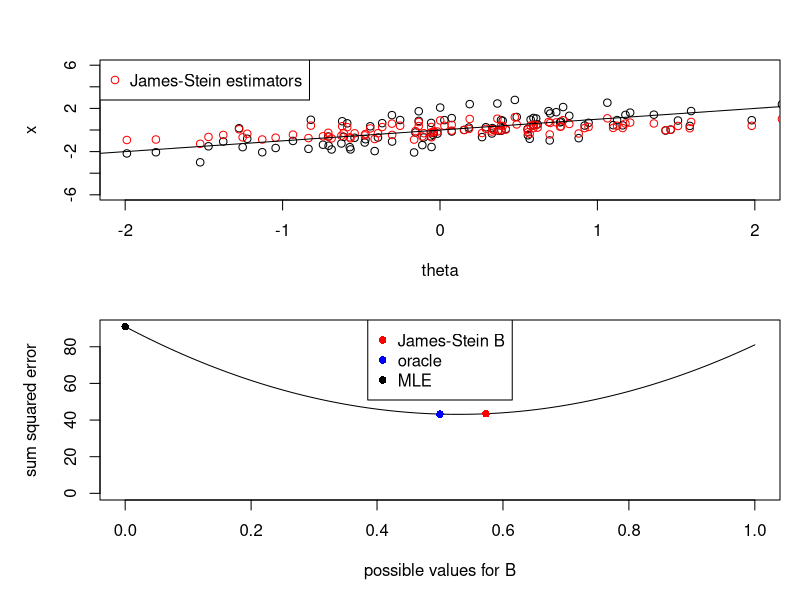

The R source for this figure:
## ---- chunk 1
k <- 100
sigma.theta <- 1
plotJS <- function(k, sigma.theta) {
  theta <- rnorm(k, 0, sigma.theta)
  # oracle estimator: what if we knew sigma_theta^2,
  # which Efron and Morris denote as 'A'
  B.oracle <- 1/(1 + sigma.theta^2) 
  x <- rnorm(k, theta, 1)
  B <- (k - 2)/sum(x^2)
  eb <- (1 - B) * x
  oracle <- (1 - B.oracle) * x
  par(mfrow=c(2,1), mar=c(5,5,3,1))
  plot(theta, x, xlim=c(-2*sigma.theta,2*sigma.theta), ylim=c(-6,6))
  points(theta, eb, col="red")
  abline(0,1)
  legend("topleft","James-Stein estimators",col="red",pch=1)
  s <- seq(from=0,to=1,length=100)
  par(mar=c(5,5,1,1))
  sse.f <- function(b) sum((theta - (1 - b)*x)^2)
  sse <- sapply(s, sse.f)
  plot(s, sse, ylim=c(0, max(sse)), type="l",
       xlab="possible values for B", ylab="sum squared error")
  points(B, sum((theta - eb)^2), col="red", pch=16)
  points(B.oracle, sum((theta - oracle)^2), col="blue", pch=16)
  points(0, sse[1], col="black", pch=16)
  legend("top",c("James-Stein B","oracle","MLE"), col=c("red","blue","black"), pch=16)
}
set.seed(1)
plotJS(k, sigma.theta)
